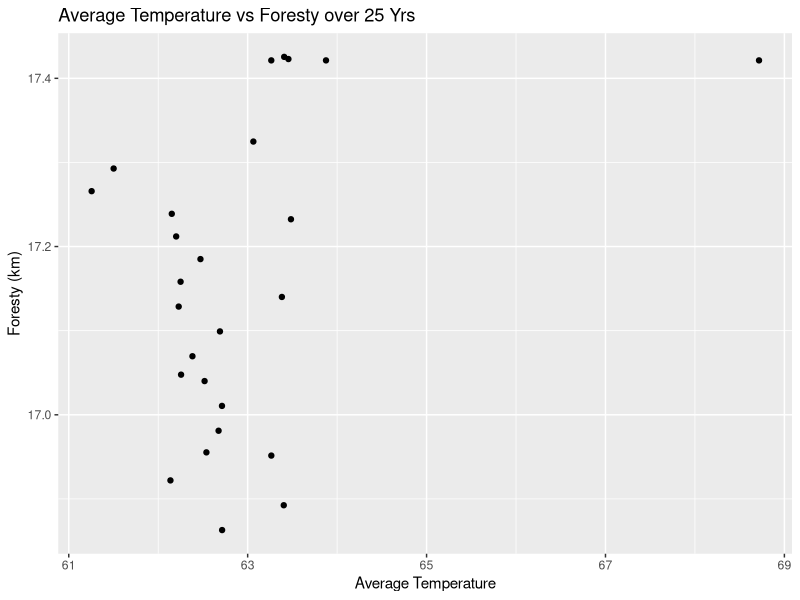
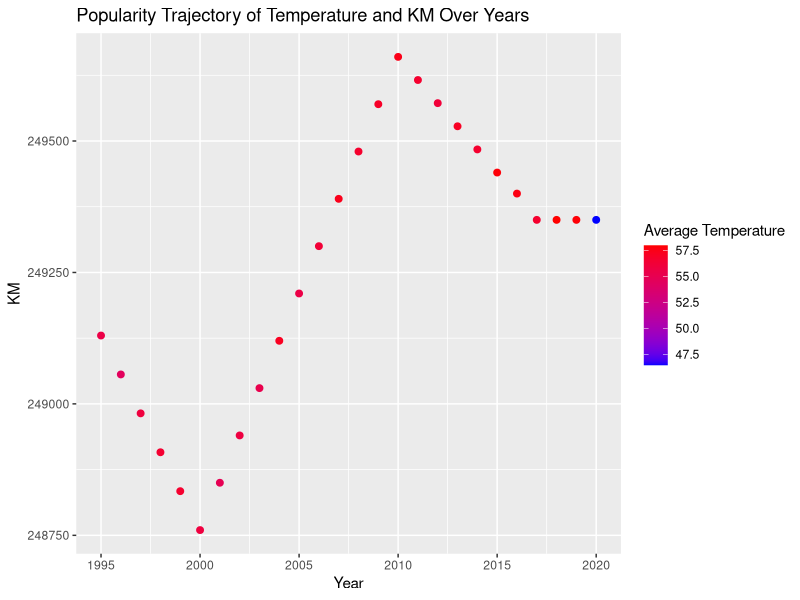
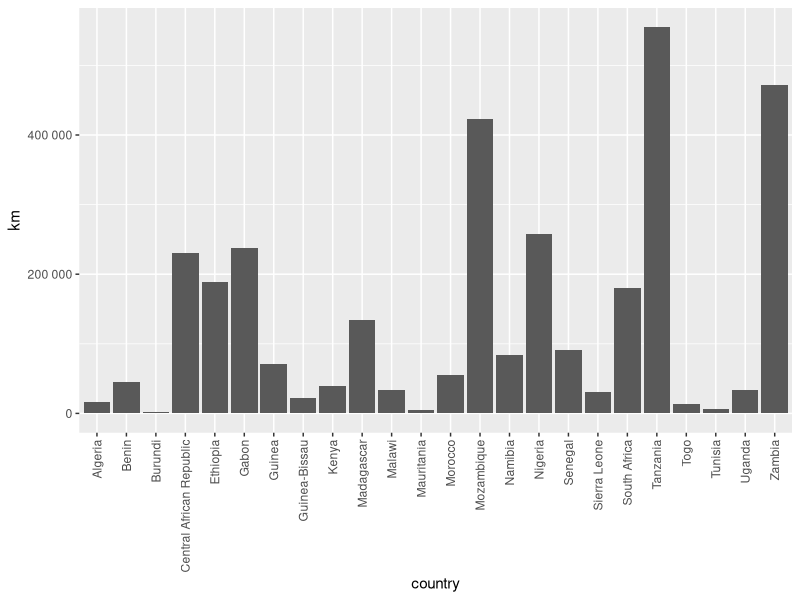

Write R code to recreate these figures, in order.
## ---- chunk 1
library(readr)
library(dplyr)
library(tidyverse)
library(stringr)
library(ggplot2)
## ---- chunk 2
forest_km <- read_delim("forest_area_km.csv")
forest_percent <- read_delim("forest_area_percent.csv")
global_temp <- read_delim("Global_Temperatures.csv")
## ---- chunk 3
head(forest_km,5) 
head(forest_percent,5) 
head(global_temp,5)
## ---- chunk 4
forest_km <- forest_km %>%
  rename(country = `Country Name`)
  head(forest_km, 5)
## ---- chunk 5
forest_percent <- forest_percent %>%
  rename(country = `Country Name`)
  head(forest_km, 5)
## ---- chunk 6
global_temp <- global_temp %>%
  mutate(year = as.character(year))
## ---- chunk 7
countryList <- c('country', 'Country Code')

longForestKM <- forest_km %>%
   pivot_longer(!countryList, names_to = "year", values_to = "km")
longForestKM

## ---- chunk 8

longForestPercent <- forest_percent %>%
   pivot_longer(!countryList, names_to = "year", values_to = "percent")
longForestPercent
## ---- chunk 9
forest_km_percent <- left_join(longForestKM, longForestPercent)
forest_km_percent
## ---- chunk 10
final_set <- inner_join(global_temp, forest_km_percent)
final_set

final_set <- final_set %>%
  mutate(year = as.numeric(year))
## ---- chunk 11
final_set %>%
  filter(country == "Australia") %>%
ggplot(aes(x = average_temperature , y = percent)) +
  geom_point() +
  labs(title = "Average Temperature vs Foresty over 25 Yrs",
       x = "Average Temperature",
       y = "Foresty (km)")
## ---- chunk 12
final_set %>%
  filter(country == "Japan") %>%
  ggplot(aes(x = year, y = km, color = average_temperature)) +
  geom_point(size = 2) +
  scale_color_gradient(low = "blue", high = "red") +
  labs(x = "Year", y = "KM", color = "Average Temperature", 
       title = "Popularity Trajectory of Temperature and KM Over Years")


## ---- chunk 13
library(scales)

final_set %>%
  filter(region == "Africa", year == "1995") %>%
  ggplot() +
  geom_bar(mapping = aes(x = country, y = km), stat = "identity") +
  theme(axis.text.x = element_text(angle = 90, vjust = 0.5, hjust=1)) +
  scale_y_continuous(labels = label_number())

